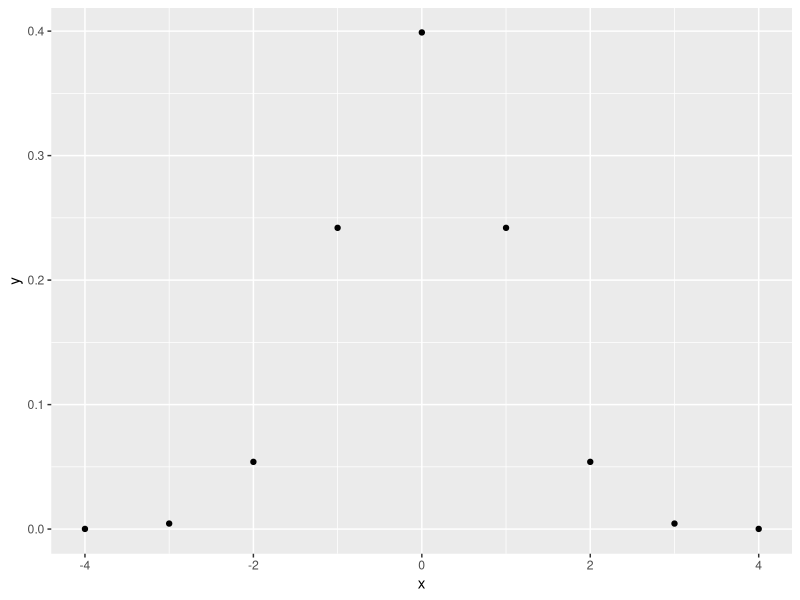
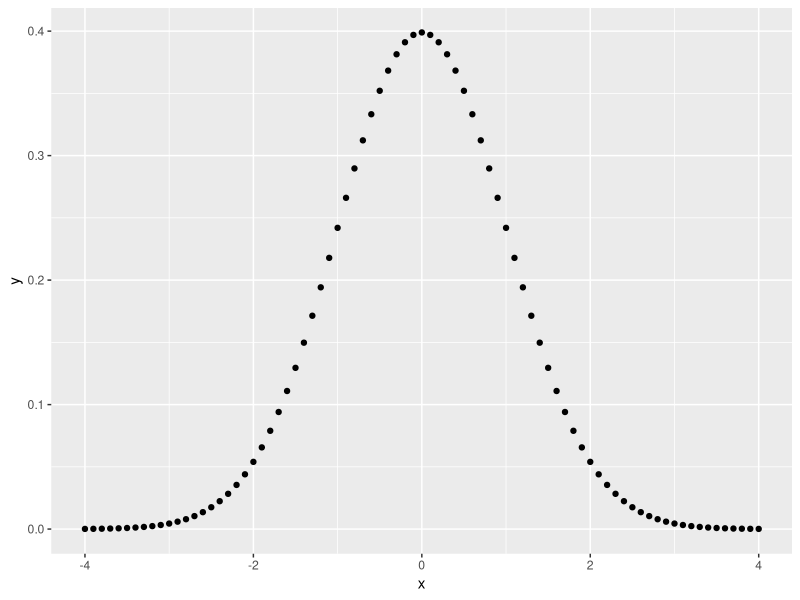
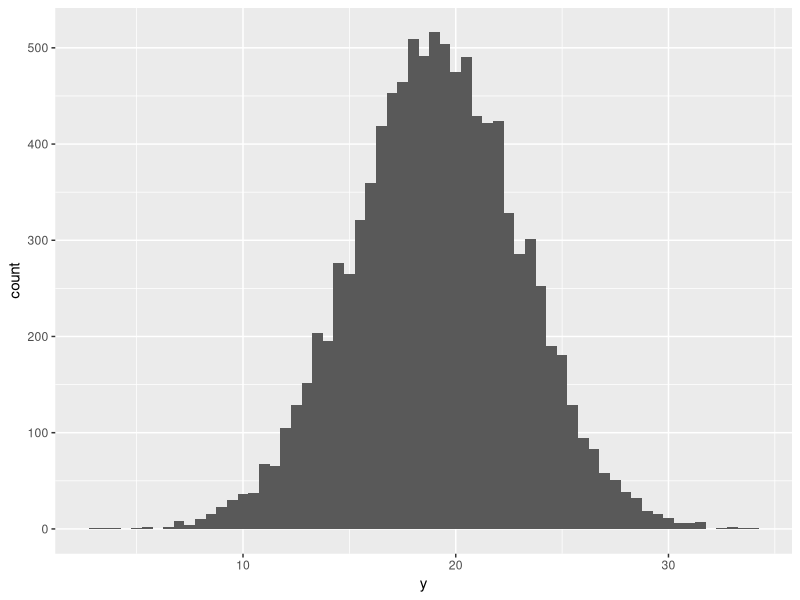

These charts were generated, in order, by the following R code:
## ---- chunk 1
library(knitr)
library(tidyverse)
knitr::opts_chunk$set(eval = TRUE, results = TRUE)
## ---- chunk 2
x <- seq(-4,4,1)
## ---- chunk 3
y <-dnorm(x,0,1)
df <- data.frame(x,y)
ggplot(df, aes(x,y))+geom_point()
## ---- chunk 4
x <- seq(-4,4,.1)
y <-dnorm(x,0,1)
df <- data.frame(x,y)
ggplot(df, aes(x,y))+geom_point()
## ---- chunk 5
# code here
## ---- chunk 6
y <- rnorm(10000,19,4)
df <- data.frame(y)
ggplot(df, aes(y)) + geom_histogram(binwidth = .5)
## ---- chunk 7
pnorm(1800, mean = 1500, sd = 300)
## ---- chunk 8
pnorm(-1.82, mean = 0, sd = 1)

#OR

pnorm(35.8, mean = 36, sd = 0.11)
## ---- chunk 9
#code here
## ---- chunk 10
#code here
## ---- chunk 11
#code here
## ---- chunk 12
set.seed(123)
#code here
## ---- chunk 13
#code here
## ---- chunk 14
#code here
